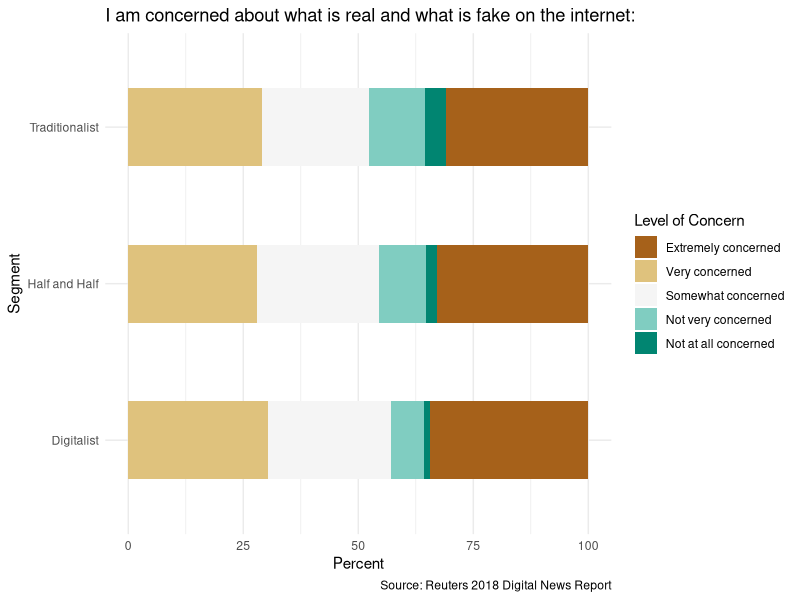
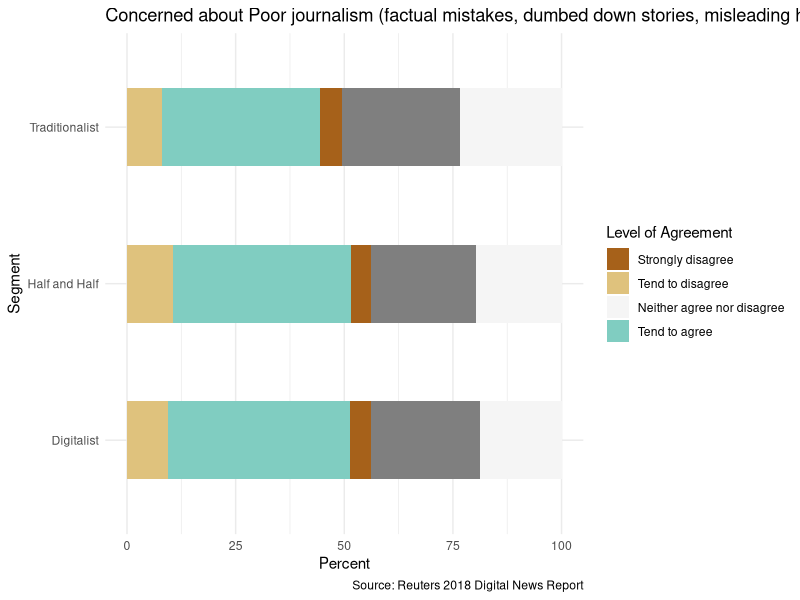

Write R code to recreate these figures, in order.
## ---- chunk 1
library(tidyverse)
## ---- chunk 2
#Thinking about online news, I am concerned about what is real and what is fake on the internet.

real_fake <- read_csv("data/misinfo/concern-real-vs-fake-seg.csv")

# don't use column name as key or value in `gather()`!!!

stack_real_fake <- real_fake %>% select(segment, `Not at all concerned`, `Not very concerned`, `Somewhat concerned`, `Very concerned`, `Extremely concerned`) %>% gather(concern, percent, `Not at all concerned`, `Not very concerned`, `Somewhat concerned`, `Very concerned`, `Extremely concerned`)

stack_real_fake <- stack_real_fake %>% mutate(percent_new = percent * 100)

#To what extent, if at all, are you concerned about the following: - Poor journalism (factual mistakes, dumbed down stories, misleading headlines/clickbait)

poor_J <- read_csv("data/misinfo/poor-journalism-agreement-seg.csv")

stack_poor_J <- poor_J %>% select(segment, `Strongly disagree`, `Tend to disagree`, `Neither agree nor disagree`, `Tend to agree`, `Strongly agree`) %>% gather(agreement, percent, `Strongly disagree`, `Tend to disagree`, `Neither agree nor disagree`, `Tend to agree`, `Strongly agree`)

stack_poor_J <- stack_poor_J %>% mutate(percent_new = percent * 100)
## ---- chunk 3
fake_theme <- function(){
  list(
      theme_minimal(),
      scale_fill_manual(values=c('#a6611a','#dfc27d','#f5f5f5','#80cdc1','#018571'), 
                       name="Level of Concern",
                       breaks=c("Extremely concerned", "Very concerned", "Somewhat concerned", "Not very concerned", "Not at all concerned"),
                       labels=c("Extremely concerned", "Very concerned", "Somewhat concerned", "Not very concerned", "Not at all concerned")) 
    )
}

poorJ_theme <- function(){
  list(
      theme_minimal(),
      scale_fill_manual(values=c('#a6611a','#dfc27d','#f5f5f5','#80cdc1','#018571'), 
                       name="Level of Agreement",
                       breaks=c("Strongly disagree", "Tend to disagree", "Neither agree nor disagree", "Tend to agree", "Stronly agree"),
                       labels=c("Strongly disagree", "Tend to disagree", "Neither agree nor disagree", "Tend to agree", "Stronly agree")) 
    )
}
## ---- chunk 4
fake_plot <- ggplot(stack_real_fake, aes(segment, percent_new, width=.5, fill = percent_new)) + 
  geom_bar(aes(fill = concern), stat = "identity", position = "stack") + 
  fake_theme() +
  coord_flip() +
  labs(title = "I am concerned about what is real and what is fake on the internet:", x = "Segment", y = "Percent", caption = "Source: Reuters 2018 Digital News Report") 
  #geom_text(size = 3, position = position_stack(vjust = 0.5))

fake_plot
## ---- chunk 5
poorJ_plot <- ggplot(stack_poor_J, aes(segment, percent_new, width=.5, fill = percent_new)) + 
  geom_bar(aes(fill = agreement), stat = "identity", position = "stack") + 
  poorJ_theme() +
  coord_flip() +
  labs(title = "Concerned about Poor journalism (factual mistakes, dumbed down stories, misleading headlines/clickbait):", x = "Segment", y = "Percent", caption = "Source: Reuters 2018 Digital News Report") 
  #geom_text(aes(label = percent_new), colour = "white", hjust = 1.3)

poorJ_plot

